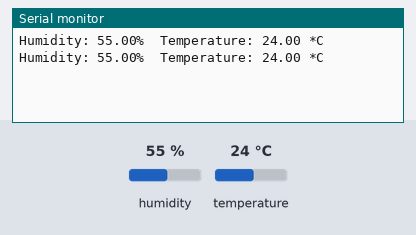
The sketch below on a simulated Arduino Uno, built with avr-gcc and run on an emulated ATmega328P. Shown: the last lines printed to the serial monitor. The inputs (shaded band) are chosen by the test bench; at power-on: humidity 55 %, temperature 24 °C.

Above: at 2.8 s.
2.9 s: humidity set to 22 %
At 5.3 s:
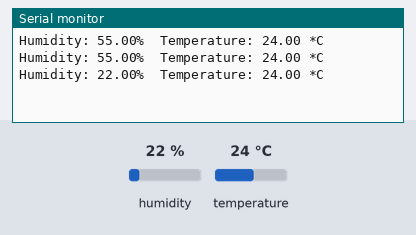
5.6 s: temperature set to 12 °C
At 6.7 s:
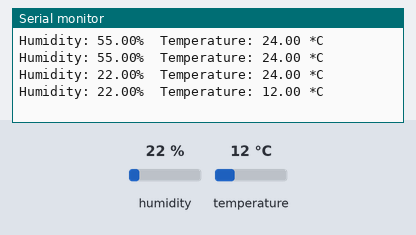
8.3 s: humidity set to 40 %
At 11.5 s:
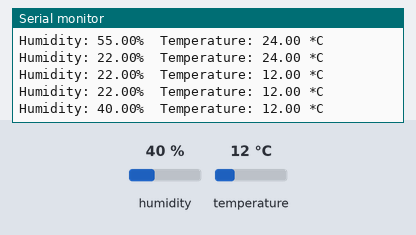
Timing chart, 0 to 13.0 s (numbered marks = the images above; inputs shaded):
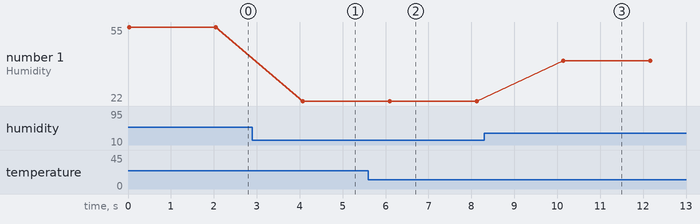

The sketch:

sketch_jan21a.ino
```cpp
// Pissawat Khanhawongnapat no22
#include <DHT.h>

#define DHTPIN 2
#define DHTTYPE DHT11

// Create object
DHT dht(DHTPIN, DHTTYPE);

void setup() {
  Serial.begin(9600);
  dht.begin();
}

void loop() {
  float humidity = dht.readHumidity();
  float temperature = dht.readTemperature();

  Serial.print("Humidity: ");
  Serial.print(humidity);
  Serial.print("%\t");
  Serial.print("Temperature: ");
  Serial.print(temperature);
  Serial.println(" *C");

  delay(2000);
}
```

Measured:
- after the input at 2.9 s, the serial monitor: prints a new line after 1.2 s (image 1)
- after the input at 5.6 s, the serial monitor: prints a new line after 0.50 s (image 2)
- after the input at 8.3 s, the serial monitor: prints a new line after 1.8 s (image 3)
- plotted number 1: 55 → 22 after the input at 2.9 s, 22 → 40 after the input at 8.3 s
